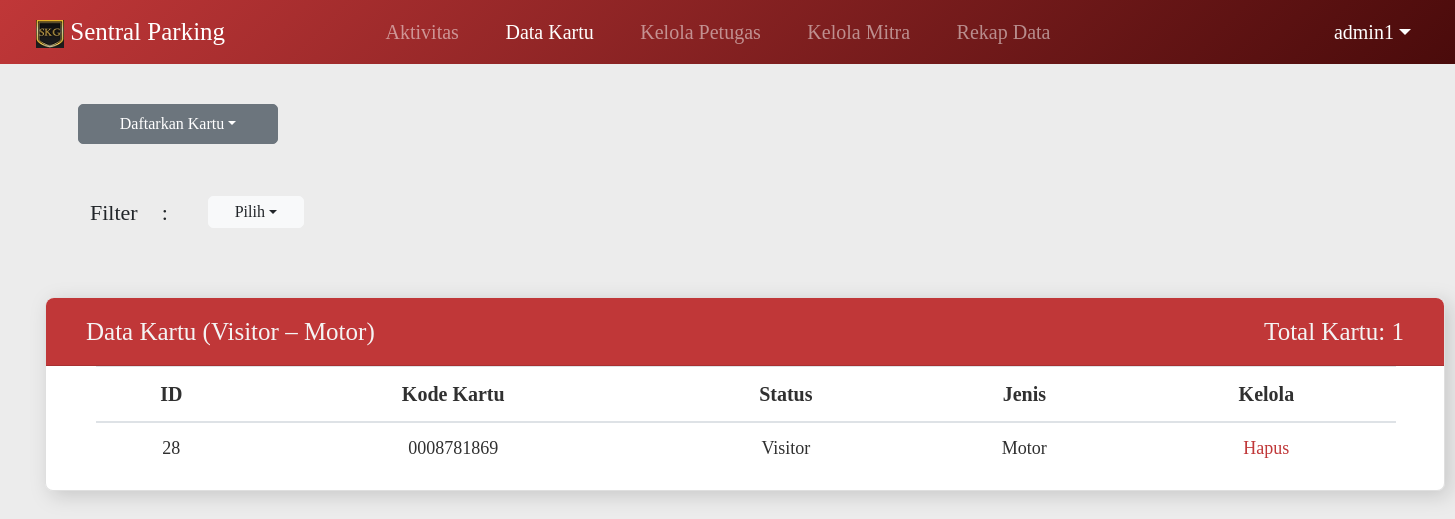
/admin/data-kartu/visitor-motor.php?username=admin1 (signed in), run on the app's committed database.
### tables this page shows
CREATE TABLE `kartu_daftar` (
  `id` int(5) NOT NULL,
  `id_kode_kartu` int(5) NOT NULL,
  `id_status` int(1) NOT NULL,
  `id_jenis` int(1) DEFAULT NULL
);

CREATE TABLE `kartu_kartu` (
  `id_kode_kartu` int(5) NOT NULL,
  `kode_kartu` varchar(10) NOT NULL
);

CREATE TABLE `kartu_status` (
  `id_status` int(1) NOT NULL,
  `status` varchar(10) NOT NULL
);

CREATE TABLE `kartu_jenis` (
  `id_jenis` int(1) NOT NULL,
  `jenis` varchar(5) NOT NULL
);

### admin/data-kartu/visitor-motor.php (the view, shortened to what this page needs)
<!doctype html>
<html lang="en">
<head>
    <link rel="stylesheet" href="https://cdn.jsdelivr.net/npm/bootstrap@4.0.0/dist/css/bootstrap.min.css">
    <link rel="stylesheet" href="../css/data_kartu.css">
</head>
<body>
    <?php
        $username = $_GET['username'];
    ?>
    <div class="container-fluid w-100">
        <nav class="navbar navbar-expand-lg navbar-dark d-flex gradien fixed-top w-100 align-middle">
            <a class="navbar-brand" href="../aktivitas.php?username=<?= $username ?>">
                <img src="../../assets/logo/logo32x32.png" width="28" height="28" class="d-inline-block align-middle" alt="">
                Sentral Parking
            </a>
            <ul class="navbar-nav w-50 mx-auto d-flex align-items-center justify-content-center">
                <li class="nav-item w-100">
                    <div class="collapse navbar-collapse" id="navbarNavAltMarkup">
                        <div class="navbar-nav justify-content-around menu-lists">
                            <a class="nav-item nav-link menu" href="../aktivitas.php?username=<?= $username ?>">Aktivitas<span class="sr-only">(current)</span></a>
                            <a class="nav-item nav-link menu active" href="../data-kartu.php?username=<?= $username ?>">Data Kartu</a>
                            <a class="nav-item nav-link menu" href="../petugas-kelola.php?username=<?= $username ?>">Kelola Petugas</a>
                            <a class="nav-item nav-link menu" href="../mitra-kelola.php?username=<?= $username ?>">Kelola Mitra</a>
                            <a class="nav-item nav-link menu" href="../rekap-data.php?username=<?= $username ?>">Rekap Data</a>
                        </div>
                    </div>
                </li>
            </ul>
            <ul class="navbar-nav profile d-flex align-items-center justify-content-end">
                <li class="nav-item dropdown active text-right">
                    <a class="nav-link dropdown-toggle tombol-profile d-flex align-items-center justify-content-end" href="#" id="navbarDropdown" role="button" data-toggle="dropdown" aria-haspopup="true" aria-expanded="false"><?php echo $username; ?></a>
                </li>
            </ul>
        </nav>
        <div class="container-fluid">
            <div class="row w-100 marpad-1 justify-content-between mx-auto">
                <div class="col-lg-4">
                    <div class="row justify-content-start dropdown">
                        <button type="button" class="btn btn-secondary dropdown-toggle tombol-daftar" id="dropdownMenuButton" data-toggle="dropdown" aria-haspopup="true" aria-expanded="false">Daftarkan Kartu</button>
                    </div>
                </div>
            </div>
            <div class="row w-100 marpad-2 justify-content-start mx-auto">
                <div class="col-lg-">
                    <div class="row justify-content-start dropdown filter">
                        <table class="table tabel-filter borderless">
                            <tbody>
                                <tr>
                                    <td class="filter-status">Filter</td>
                                    <td class="filter-status">:</td>
                                    <td>
                                        <button type="button" class="btn btn-light dropdown-toggle tombol-filter d-flex align-items-center justify-content-center" id="dropdownMenuButton" data-toggle="dropdown" aria-haspopup="true" aria-expanded="false">Pilih</button>
                                    </td>
                                </tr>
                            </tbody>
                        </table>
                    </div>
                </div>
            <div class="row w-100 marpad-2 justify-content-start mx-auto">
                <div class="col-lg-12">
                    <div class="rp mx-auto">
                        <div class="card riwayat">
                            <div class="card-header">
                                <ul class="list-inline w-100 h-100 d-flex justify-content-between baris-judul-keluar">
                                    <li class="list-inline-item judul d-flex align-items-center">Data Kartu (Visitor – Motor)</li>
                                    <li class="list-inline-item kosong d-flex align-items-center">
                                        Total Kartu:
                                        <?php
                                            include '../../config/koneksi2.php';
                                            $query = mysqli_query($con, "SELECT COUNT(*) FROM kartu_daftar WHERE id_status = '1' AND id_jenis = '2'");
                                            $array = mysqli_fetch_array($query);
                                            $count = $array['COUNT(*)'];
                                            echo $count;
                                        ?>
                                    </li>
                                </ul>
                            </div>
                            <table class="table table-responsive-lg table-hover tabel-riwayat">
                                <thead>
                                    <tr>
                                        <th scope="col">ID</th>
                                        <th scope="col">Kode Kartu</th>
                                        <th scope="col">Status</th>
                                        <th scope="col">Jenis</th>
                                        <th scope="col">Kelola</th>
                                    </tr>
                                </thead>
                                <tbody>
                                    <?php
                                        include '../../config/koneksi2.php';
                                        $query = mysqli_query($con, "SELECT kartu_daftar.id, kartu_daftar.id_kode_kartu, kartu_kartu.id_kode_kartu, kartu_kartu.kode_kartu, kartu_status.id_status, kartu_status.status, kartu_jenis.id_jenis, kartu_jenis.jenis FROM kartu_daftar, kartu_kartu, kartu_status, kartu_jenis WHERE kartu_daftar.id_kode_kartu IS NOT NULL AND kartu_daftar.id_kode_kartu = kartu_kartu.id_kode_kartu AND kartu_daftar.id_status = kartu_status.id_status AND status = 'Visitor' AND kartu_daftar.id_jenis = kartu_jenis.id_jenis AND jenis = 'Motor'");
                                        if($query->num_rows > 0){
                                            while($row = $query-> fetch_assoc()){
                                                $id_kode_kartu = $row['id_kode_kartu'];
                                                echo "<tr>
                                                    <td>$row[id_kode_kartu]</td>
                                                    <td>$row[kode_kartu]</td>
                                                    <td>$row[status]</td>
                                                    <td>$row[jenis]</td>
                                                    <td><a onClick=\"javascript: return confirm('Apakah yakin ingin menghapus kartu dengan kode '$row[kode_kartu]' ini?');\" style='color: #C03738;' id='hapus' href='kartu-hapus.php?id_kode_kartu=$id_kode_kartu'>Hapus</a></td>
                                                </tr>";
                                            }
                                        } else {
                                            echo "<h5>Data kartu tidak ditemukan.</h5>";
                                        }
                                    ?>
                                </tbody>
                            </table>
                        </div>
                    </div>
                </div>
            </div>
        </div>
    </div>
</body>
</html>

### admin/css/data_kartu.css (style rules this page uses)
body, html { font-family: 'Noto Sans Regular'; background-color: #ECECEC; }
.navbar { width: 100%; }
.navbar-nav { width: 100%; margin-right: 1.25rem; }
.gradien { background-image: linear-gradient(135deg, #C03738, #4A0B0B); }
.navbar-brand { font-family: "Noto Sans Bold"; font-size: 1.563rem; margin-left: 1.25rem; }
.menu-lists { margin: 0; }
.menu { font-family: "Noto Sans Semibold"; font-size: 1.25rem; }
.profile { width: 14rem; margin-right: 1.25rem; margin-left: 0; }
.tombol-profile { font-size: 1.25rem; }
.rp { width: 87.5rem; background-color: #FFFFFF; color: #303030; border-radius: 8px; }
.card { filter: drop-shadow(5px 5px 10px rgba(0, 0, 0, 0.15)); }
.marpad-1 { padding-top: 6.5rem; }
.marpad-2 { padding-top: 2.5rem; }
.judul { color: #F4F4F4; margin-left: 1.25rem; }
.kosong { color: #F4F4F4; margin-right: 1.25rem; font-family: 'Noto Sans SemiBold'; }
.tombol-daftar { height: 2.5rem; width: 12.5rem !important; margin-left: 3rem; border-radius: 5px !important; }
.borderless td, .borderless th { border: none; }
.filter-status { font-family: 'Noto Sans SemiBold'; font-size: 1.375rem; }
.tombol-filter { height: 2rem; width: 6rem !important; margin-left: 1rem; border-radius: 5px !important; }
.filter { margin-left: 3rem; }
.riwayat { border-radius: 8px; }
.riwayat .card-header { background-color: #C03738; border-radius: 8px 8px 0 0; font-size: 1.563rem; font-family: "Noto Sans Semibold"; height: 4.25rem; }
.tabel-riwayat { color: #303030; width: 81.25rem !important; font-size: 1.125rem; margin-left: 3.125rem; margin-right: 3.125rem; }
.tabel-riwayat thead { font-size: 1.25rem; text-align: center; }
.tabel-riwayat td { text-align: center; }

### data on the page
kartu_daftar: id_kode_kartu.id_kode_kartu "28", id_kode_kartu.kode_kartu "0008781869", id_status.status "Visitor", id_jenis.jenis "Motor"

### other printed values
$username "admin1"
$count "1"
